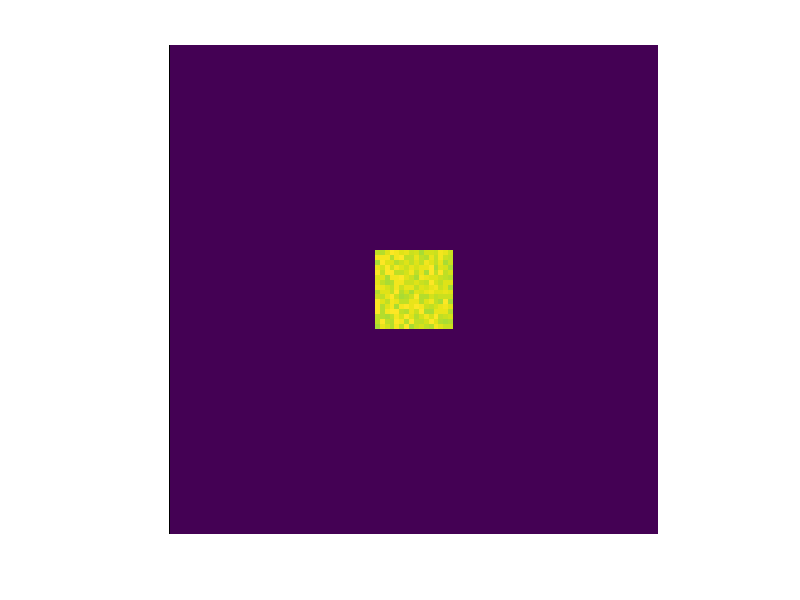

Write MATLAB code to recreate this figure. (Note: this script raises an error after producing the figure.)
%=============================================================================
% Copyright (c) 2026-present Allan CORNET (Nelson)
%=============================================================================
% This file is part of Nelson.
%=============================================================================
% LICENCE_BLOCK_BEGIN
% SPDX-License-Identifier: LGPL-3.0-or-later
% LICENCE_BLOCK_END
%=============================================================================
% Simulate a Gray-Scott reaction-diffusion system.
rng(42);
gridSize = 100;
u = ones(gridSize);
v = zeros(gridSize);
patch = 43:58;
u(patch, patch) = 0.50 + 0.04 * rand(length(patch));
v(patch, patch) = 0.25 + 0.04 * rand(length(patch));
diffusionU = 0.16;
diffusionV = 0.08;
feedRate = 0.060;
killRate = 0.062;
timeStep = 1;
laplacianKernel = [0 0.20 0; 0.20 -1 0.20; 0 0.20 0];

figureHandle = figure('SelectionHighlight', 'off', 'ToolBar', 'none', 'Name', 'Gray-Scott reaction diffusion', ...
  'NumberTitle', 'off');
axesHandle = axes('Parent', figureHandle);
imageHandle = image('Parent', axesHandle, 'CData', v, ...
  'CDataMapping', 'scaled');
axis(axesHandle, 'image');
axis(axesHandle, 'off');
colormap(axesHandle, parula(256));

for frameIndex = 1:65
  if ~isgraphics(figureHandle) || ~isgraphics(imageHandle)
    break
  end
  for simulationStep = 1:8
    laplacianU = conv2(u, laplacianKernel, 'same');
    laplacianV = conv2(v, laplacianKernel, 'same');
    reaction = u .* v .^ 2;
    u = u + (diffusionU * laplacianU - reaction + feedRate * (1 - u)) * timeStep;
    v = v + (diffusionV * laplacianV + reaction - ...
      (feedRate + killRate) * v) * timeStep;
    u = min(max(u, 0), 1);
    v = min(max(v, 0), 1);
  end
  set(imageHandle, 'CData', v);
  title(axesHandle, sprintf('Gray-Scott model - step %d', frameIndex * 8));
  drawnow();
end
%=============================================================================
